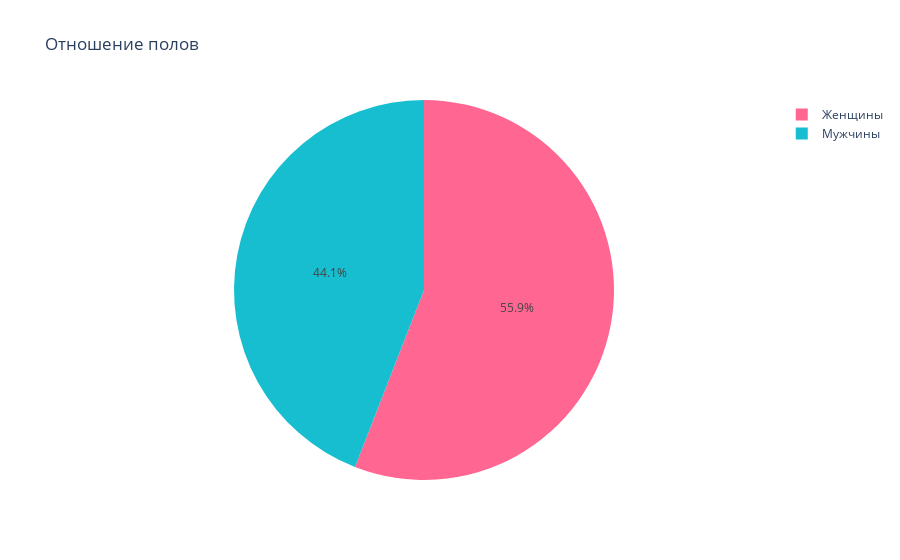

This figure's notebook cell:
### Code cell
pie_data = churn_data[churn_data['Exited'] == 1]

fig = px.pie(
    data_frame=pie_data,
    names=pie_data['Gender'].map({'Female' : 'Женщины', 'Male' : 'Мужчины'}),
    title='Отношение полов',
    color_discrete_map={'Female' : 'red', 'Male':'cyan'},
    values=pie_data['User'],
    color_discrete_sequence=['#FF6692', '#17BECF']
    
)


fig.show()

### Figure 1 — Plotly figure (JSON) as saved in the notebook; plotly's stock layout.template omitted (floating-point values rounded to 4 significant figures; data arrays with more than 128 entries replaced by an {"elided": "..."} marker saying what was removed)
{"data": [{"domain": {"x": [0, 1], "y": [0, 1]}, "hovertemplate": "label=%{label}<br>User=%{value}<extra></extra>", "labels": {"elided": "2037 str values"}, "legendgroup": "", "name": "", "showlegend": true, "type": "pie", "values": {"elided": "2037 int values"}}], "layout": {"legend": {"tracegroupgap": 0}, "piecolorway": ["#FF6692", "#17BECF"], "title": {"text": "Отношение полов"}}}
